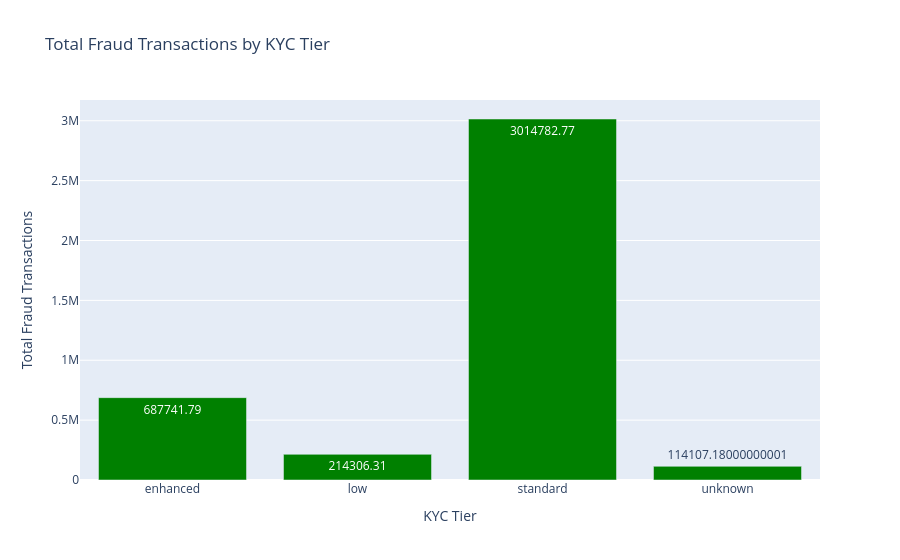

Notebook code cell kept with this figure:
### Code cell
# Grouping by home_country and suming the number of frauds
country_fraud = df.groupby('kyc_tier')['amount_src'].sum().reset_index(name='total_amount')

# Create the bar plot
fig_country_fraud = px.bar(
    country_fraud,
    x='kyc_tier', 
    y='total_amount',
    title='Total Fraud Transactions by KYC Tier',
    labels={'total_amount': 'Total Fraud Transactions', 'kyc_tier': 'KYC Tier'},
    color='total_amount',
    text='total_amount',  # Adding values on top of the bars
)
#fig_country_fraud.update_traces(marker_color='green')  # Set all bars to green
fig_country_fraud.update_traces(marker_color='green', hovertemplate='Total Fraud: %{y}<extra></extra>')



# Display the figure
fig_country_fraud.show()

### Figure 1 — Plotly figure (JSON) as saved in the notebook; plotly's stock layout.template omitted (floating-point values rounded to 4 significant figures)
{"data": [{"hovertemplate": "Total Fraud: %{y}<extra></extra>", "legendgroup": "", "marker": {"color": "green", "coloraxis": "coloraxis", "pattern": {"shape": ""}}, "name": "", "orientation": "v", "showlegend": false, "text": [687700.0, 214300.0, 3015000.0, 114100.0], "textposition": "auto", "type": "bar", "x": ["enhanced", "low", "standard", "unknown"], "xaxis": "x", "y": [687700.0, 214300.0, 3015000.0, 114100.0], "yaxis": "y"}], "layout": {"barmode": "relative", "coloraxis": {"colorbar": {"title": {"text": "Total Fraud Transactions"}}, "colorscale": [[0, "#0d0887"], [0.1111, "#46039f"], [0.2222, "#7201a8"], [0.3333, "#9c179e"], [0.4444, "#bd3786"], [0.5556, "#d8576b"], [0.6667, "#ed7953"], [0.7778, "#fb9f3a"], [0.8889, "#fdca26"], [1, "#f0f921"]]}, "legend": {"tracegroupgap": 0}, "title": {"text": "Total Fraud Transactions by KYC Tier"}, "xaxis": {"anchor": "y", "domain": [0, 1], "title": {"text": "KYC Tier"}}, "yaxis": {"anchor": "x", "domain": [0, 1], "title": {"text": "Total Fraud Transactions"}}}}
